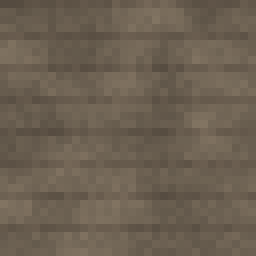
#> input picture lib/lyrics3d/assets/tex/cardboard.png, 32 x 32 px (shown 8 times larger)
$ python -i build_B.py   (imports and definitions only)
#> lines starting #> are read from the running program, lines starting #| are printed output that depends on the picture
### lib/shaha_remake/bgs.py
"""Backgrounds: bg(i) -> float32 (H, W, 3) background for reference frame i (no text).

Reads spec/backgrounds.json when it exists ({"ref_frames":[a,b], "clip", "clip_t0", "speed", "crop":{"zoom","cx","cy"},
"hflip", "grade":{...}}). Until then returns a dark placeholder plate with the reference vignette, so the
segment builders can work on text and effects.
"""
import json
from functools import lru_cache
from pathlib import Path

import numpy as np

import kit

HERE = Path(__file__).parent
SPEC = HERE / "spec" / "backgrounds.json"


@lru_cache(maxsize=1)
def _shots():
    if not SPEC.exists():
        return []
    return json.loads(SPEC.read_text())


_clips = {}


# [8 lines left out: function _clip, not called in this run]


_VIG = None


def placeholder(i):
    global _VIG
    if _VIG is None:
        _VIG = kit.vignette(strength=0.7)
    base = np.full((kit.H, kit.W, 3), 0.06, np.float32)
    base[..., 2] += 0.01
    return base * _VIG


_REFB = {}


def _bands(a):
    return a[:150].mean(), a[530:].mean()


QS = np.linspace(0, 100, 201)


def _bandpix(a):
    return np.concatenate([a[:150].ravel(), a[530:].ravel(), a[150:530, :90].ravel(), a[150:530, -90:].ravel()])


# [17 lines left out: function _match_ref, not called in this run]


_VIGS = {}


# [4 lines left out: function _vig, not called in this run]


def bg(i):
    for k, s in enumerate(_shots()):
        a, b = s["ref_frames"]
        if a <= i <= b and s.get("clip"):
            img = _clip(k, s).frame(i - a)
            g = s.get("grade") or {}
            img = kit.blur(img, g.get("soft", 1.2)) * _vig(g.get("vignette", 0.7))
            img = np.clip(img, 0, 1) ** g.get("gamma", 1.0) * g.get("gain", 1.0) + np.asarray(g.get("off", [0, 0, 0]), np.float32)
            img = np.clip(img, 0, 1).astype(np.float32)
            if g.get("sat", 1.0) != 1.0:
                L = img.mean(-1, keepdims=True)
                img = np.clip(L + (img - L) * g["sat"], 0, 1)
            if g.get("ref_match", True):
                img = _match_ref(img, i)
            return img
    return placeholder(i)

### lib/shaha_remake/kit.py
"""Core primitives for the шАхА remake (960x720, 30 fps). numpy + PIL only."""
import subprocess
from functools import lru_cache
from pathlib import Path

import numpy as np
from PIL import Image, ImageDraw, ImageFont, ImageFilter

W, H, FPS = 960, 720, 30
OSWALD = str(__import__("pathlib").Path(__file__).resolve().parents[1] / "vhs_lyrics" / "assets" / "fonts" / "Oswald.ttf")
FONTS = {"oswald": OSWALD}


# ------------------------------------------------------------------ fonts / text masks
# [47 lines left out: functions font, _glyph_line, not called in this run]


def text_mask(text, cap_px, weight=700, xscale=1.0, tracking=0.0, name="oswald"):
    m, lp = _glyph_line(text, name, int(round(cap_px)), int(weight), round(float(xscale), 3), float(tracking))
    return m, lp


# [11 lines left out: function place, not called in this run]


# ------------------------------------------------------------------ mask effects
def rng(seed):
    return np.random.default_rng(int(seed) & 0xFFFFFFFF)


# [87 lines left out: functions rough, blur, _box, box_blur_h, dilate, shift and 3 more, not called in this run]


def over_img(dst, src, a):
    a = np.clip(a, 0, 1)[..., None]
    return dst * (1 - a) + src * a


def screen(dst, src):
    return 1 - (1 - dst) * (1 - src)


# [25 lines left out: functions rgb_split, slices, grain, not called in this run]


def vignette(h=H, w=W, strength=0.55, power=2.2):
    y, x = np.mgrid[0:h, 0:w].astype(np.float32)
    d = np.hypot((x - w / 2) / (w / 2), (y - h / 2) / (h / 2)) / np.sqrt(2)
    return (1 - strength * np.clip(d, 0, 1) ** power)[..., None]


# ------------------------------------------------------------------ clips
class Clip:
    """decodes a clip at 30 fps into a 4:3 crop (zoom, centre), cached as uint8 array on demand."""

    # [36 lines left out: functions __init__, _load, frame, grade, not called in this run]


def to_u8(img):
    return (np.clip(img, 0, 1) * 255 + 0.5).astype(np.uint8)


# [97 lines left out: functions _boxed, text_box, streaks, block_steps, macroblocks, jpeg and 1 more, not called in this run]

### lib/shaha_remake/build_B.py
"""Segment B (frames 235-436): МНЕ КАЖЕТСЯ… / САМ / ЮРА ХОЙ / НАДЕЮСЬ… / ЗА УПОКОЙ.
Built from spec/segB.json. frame(i) -> float32 (720, 960, 3) 0..1.
"""
import json
from functools import lru_cache
from pathlib import Path

import numpy as np

import kit
import bgs
import fx_B as fx

RANGE = (235, 437)
HERE = Path(__file__).parent
# [1 line that did not run here, left out]
# [1 line that did not run here, left out]
# [1 line that did not run here, left out]
# [1 line that did not run here, left out]
# [1 line that did not run here, left out]
# [1 line that did not run here, left out]

# ------------------------------------------------------------------ A-line phases (text, x0, x1)
A_PH = [(235, "МНЕ", 430, 530), (241, "МНЕ КАЖЕТСЯ", 310, 650), (255, "МНЕ КАЖЕТСЯ, МНОЮ", 218, 742),
        (270, "МНЕ КАЖЕТСЯ, МНОЮ ГОРДИСЯ", 140, 827), (287, "МНЕ КАЖЕТСЯ, МНОЮ ГОРДИСЯ БЫ", 129, 812)]
A_CAP, A_COL = 89, (220, 219, 221)
A_SMEAR = {238, 239, 247, 250, 252, 253, 255, 256, 257, 258, 259, 260, 266, 270, 274, 280, 281, 291, 306, 307, 325, 330}

C_PH = [(336, "НАДЕЮСЬ", 389, 575), (359, "НАДЕЮСЬ ВСЕ", 348, 612), (364, "НАДЕЮСЬ ВСЕ МОИ", 300, 660),
        (377, "НАДЕЮСЬ ВСЕ МОИ КЕНТЫ", 231, 725), (392, "НАДЕЮСЬ ВСЕ МОИ КЕНТЫ ВЫПЬЮТ", 146, 809)]
C_CAP, C_TOP, C_COL = 72, 428, (229, 225, 224)
C_ENTRY = {359: 1.0, 362: 1.0, 363: 1.0, 376: 1.0, 377: 1.0, 392: 0.5}
C_GHOST = {370: .3, 378: .3, 388: .25, 389: .25, 390: .2, 391: .25, 392: .3, 395: .35, 396: .35, 397: .3, 398: .3,
           399: .3, 400: .3, 406: .3, 407: .3, 408: .3, 409: .35, 410: .3, 411: .25, 422: .3, 428: .3, 430: .3,
           434: .55, 435: .7, 436: .65}

BIG_CAP, BIG_TOP = 294, 192
YURA_X, HOY_X = (136, 472), (526, 826)
SAM = ("САМ", 160, 394, 566, 326)
ZA_CAP, ZA_TOP = 179, 232
ZA_FULL = (182, 820)
ZA_ALONE = (138, 233)


# [71 lines left out: functions phase, a_line, sam, not called in this run]


# ------------------------------------------------------------------ big prism words
@lru_cache(maxsize=8)
def big_mask(text, x0, x1, top, cap, tracking=0.0):
    return fx.line(text, cap, x0, x1, top, 700, tracking)


def plate(img, m, op=0.88):
    p = kit.blur(kit.dilate(m, 3), 7)
    return kit.over(img, (21, 15, 17), np.clip(p * 1.4, 0, 1) * op)


# [191 lines left out: functions white_prism, big_word, yura_extras, c_tex, c_mask, c_line and 1 more, not called in this run]


# ------------------------------------------------------------------ frame
def frame(i):
    img = bgs.bg(i).astype(np.float32).copy()
    if 235 <= i <= 335:
        img = a_line(img, i)
        if i >= 297:
            img = sam(img, i)
        if i >= 300:
            if i == 320:      # zoomed ghost of ЮРА ХОЙ behind
                gm = fx.scale_about(np.maximum(big_mask("ЮРА", *YURA_X, BIG_TOP, BIG_CAP),
                                               big_mask("ХОЙ", *HOY_X, BIG_TOP, BIG_CAP)), 1.12, 1.05, 480, BIG_TOP)
                img = kit.over(img, (150, 150, 160), fx.blur_hv(gm, 8, 6) * 0.3)
            img = big_word(img, i, "ЮРА", YURA.get(str(i), "S"))
            if i >= 313:
                img = big_word(img, i, "ХОЙ", HOY.get(str(i), "S"))
            img = yura_extras(img, i)
    elif 336 <= i <= 436:
        if i == 336:          # 1-frame dark ghost of ЮРА ХОЙ
            gm = np.maximum(big_mask("ЮРА", *YURA_X, BIG_TOP, BIG_CAP), big_mask("ХОЙ", *HOY_X, BIG_TOP, BIG_CAP))
            img = kit.over(img, (45, 42, 46), fx.blur_hv(gm, 8, 8) * 0.6)
        img = c_line(img, i)
        img = za(img, i)
    return np.clip(img, 0, 1).astype(np.float32)

>>> import cv2
>>> picture = cv2.imread('../lyrics3d/assets/tex/cardboard.png', cv2.IMREAD_GRAYSCALE)
#> picture: shape (32, 32); min 76, max 118, mean 97.5
>>> result = frame(picture)
#> in bg, `return placeholder(i)`:
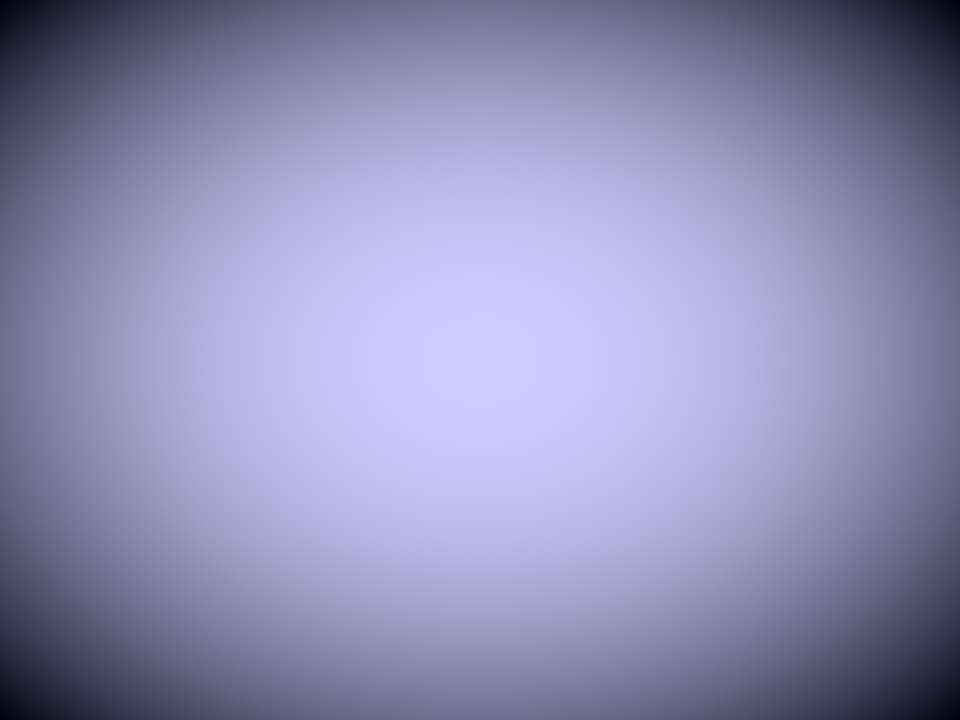
#> returned value: shape (720, 960, 3) float32; mean of channels 0, 1, 2 0.0472, 0.0472, 0.055; drawn with min black and max white
#> (the run stopped early here; a loop or call above may not have finished)
